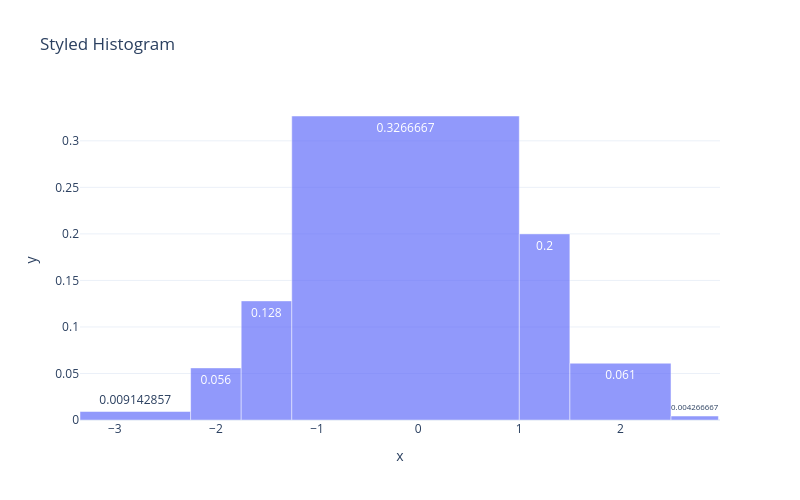

Source (notebook cell):
### Markdown cell above
## Example 5: Custom Styling

Customize the appearance with templates, opacity, and text labels.

### Code cell
fig = histogram(
    x=data,
    opacity=0.7,
    text_auto=True,
    template="plotly_white",
    title="Styled Histogram",
    width=800,
    height=500,
)
fig.show()

### Figure 1 — Plotly figure (JSON) as saved in the notebook; plotly's stock layout.template omitted (floating-point values rounded to 4 significant figures)
{"data": [{"alignmentgroup": "True", "hovertemplate": "x=%{x}<br>y=%{y}<extra></extra>", "legendgroup": "", "marker": {"color": "#636efa", "opacity": 0.7, "pattern": {"shape": ""}}, "name": "", "offsetgroup": "", "orientation": "v", "showlegend": false, "texttemplate": "%{y}", "type": "bar", "width": [1.094, 0.5, 0.5, 2.25, 0.5, 1, 0.4688], "x": [-2.797, -2.0, -1.5, -0.125, 1.25, 2.0, 2.734], "xaxis": "x", "y": [0.009143, 0.056, 0.128, 0.3267, 0.2, 0.061, 0.004267], "yaxis": "y"}], "layout": {"height": 500, "legend": {"tracegroupgap": 0}, "title": {"text": "Styled Histogram"}, "width": 800, "xaxis": {"anchor": "y", "domain": [0, 1], "title": {"text": "x"}}, "yaxis": {"anchor": "x", "domain": [0, 1], "title": {"text": "y"}}}}
